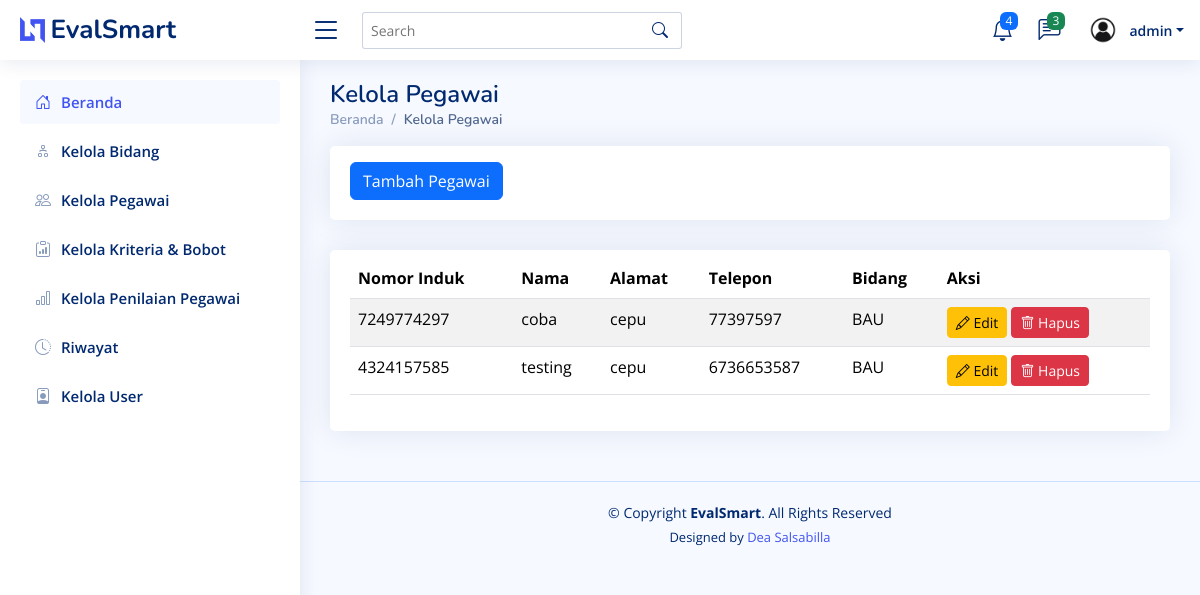
Page /pegawai/ (signed in) on the committed database.
### testing/models.py (models this page shows, shortened)
class Pegawai(models.Model):
    id = models.AutoField(primary_key=True)  # ID otomatis
    nomor_induk = models.CharField(max_length=20, unique=True)  # Nomor induk pegawai
    nama = models.CharField(max_length=100)  # Nama pegawai
    alamat = models.TextField()  # Alamat pegawai
    no_telp = models.CharField(max_length=15)  # Nomor telepon pegawai
    bidang = models.ForeignKey(Bidang, on_delete=models.CASCADE)  # Relasi ke tabel Bidang
    class Meta:
        verbose_name_plural = "Pegawai"
        ordering = ['nama']

class Bidang(models.Model):
    id = models.AutoField(primary_key=True)
    nama = models.CharField(max_length=255)
    def __str__(self):  # Nama method harus __str__ (dua garis bawah di kiri dan kanan)
        return self.nama
    class Meta:
        verbose_name_plural = "Bidang"
        ordering = ['id']

### testing/views.py (the view)
# urls.py: path("pegawai/", views.pegawai, name="pegawai"),
def pegawai(request):
    pegawais = Pegawai.objects.all()
    return render(request, 'pegawai.html', {'pegawais' : pegawais})

### testing/templates/pegawai.html (shortened to what this page needs)
<!DOCTYPE html>
<html lang="en">
  <head>
    {% load static %}
    <link href="{% static 'assets/vendor/bootstrap/css/bootstrap.min.css' %}" rel="stylesheet" />
    <link href="{% static 'assets/vendor/bootstrap-icons/bootstrap-icons.css' %}" rel="stylesheet" />
    <link href="{% static 'assets/vendor/boxicons/css/boxicons.min.css' %}" rel="stylesheet" />
    <link href="{% static 'assets/vendor/quill/quill.snow.css' %}" rel="stylesheet" />
    <link href="{% static 'assets/vendor/quill/quill.bubble.css' %}" rel="stylesheet" />
    <link href="{% static 'assets/vendor/remixicon/remixicon.css' %}" rel="stylesheet" />
    <link href="{% static 'assets/vendor/simple-datatables/style.css' %}" rel="stylesheet" />
    <link href="{% static 'assets/css/style.css' %}" rel="stylesheet" />
  </head>
  <body>
    {% include 'partials/header.html' %}
    {% include 'partials/sidebar.html' %}
    <main id="main" class="main">
      <div class="pagetitle">
        <h1>Kelola Pegawai</h1>
        <nav>
          <ol class="breadcrumb">
            <li class="breadcrumb-item">
              <a href="{% url 'home' %}">Beranda</a>
            </li>
            <li class="breadcrumb-item active">Kelola Pegawai</li>
          </ol>
        </nav>
      </div>
      <div class="row">
        <div class="col-lg-12">
          <div class="card">
            <div class="card-body">
              <button class="btn btn-primary mt-3"><a href="{% url 'tambah_pegawai' %}" style="color: white; text-decoration: none;">Tambah Pegawai</a></button>
            </div>
          </div>
        </div>
      </div>
      <section class="section">
        <div class="row">
          <div class="col-lg-12">
            <div class="card">
              <div class="card-body">
                <table class="table table-striped mt-2">
                  <thead>
                    <tr>
                      <th scope="col">Nomor Induk</th>
                      <th scope="col">Nama</th>
                      <th scope="col">Alamat</th>
                      <th scope="col">Telepon</th>
                      <th scope="col">Bidang</th>
                      <th scope="col">Aksi</th>
                    </tr>
                  </thead>
                  <tbody>
                    <tr>
                      {% for pegawai in pegawais %}
                      <td>{{ pegawai.nomor_induk }}</td>
                      <td>{{ pegawai.nama }}</td>
                      <td>{{ pegawai.alamat }}</td>
                      <td>{{ pegawai.no_telp }}</td>
                      <td>{{ pegawai.bidang }}</td>
                      <td>
                        <a href="{% url 'edit_pegawai' pegawai.id %}" class="btn btn-warning btn-sm"><i class="bi bi-pencil"></i> Edit</a>
                        <form action="{% url 'delete_pegawai' pegawai.id %}" method="post" style="display:inline;">
                          <button type="submit" class="btn btn-danger btn-sm" onclick="return confirm('Apakah Anda yakin ingin menghapus data ini?');"><i class="bi bi-trash"></i> Hapus</button>
                        </form>
                      </td>
                    </tr>
                  {% empty %}
                    <tr>
                      <td colspan="6" class="text-center">Tidak ada data</td>
                    </tr>
                  {% endfor %}
                  </tbody>
                </table>
              </div>
            </div>
          </div>
        </div>
      </section>
    </main>
    {% include 'partials/footer.html' %}
  </body>
</html>

### testing/templates/partials/header.html (shortened to what this page needs)
{% load static %}
<header id="header" class="header fixed-top d-flex align-items-center">
    <div class="d-flex align-items-center justify-content-between">
      <a href="index.html" class="logo d-flex align-items-center">
        <img src="assets/img/logo.png" alt="" />
        <span class="d-none d-lg-block">EvalSmart</span>
      </a>
      <i class="bi bi-list toggle-sidebar-btn"></i>
    </div>
    <div class="search-bar">
      <form class="search-form d-flex align-items-center" method="POST" action="#">
        <input type="text" name="query" placeholder="Search" title="Enter search keyword" />
        <button type="submit" title="Search"><i class="bi bi-search"></i></button>
      </form>
    </div>
    <nav class="header-nav ms-auto">
      <ul class="d-flex align-items-center">
        <li class="nav-item dropdown">
          <a class="nav-link nav-icon" href="#" data-bs-toggle="dropdown">
            <i class="bi bi-bell"></i>
            <span class="badge bg-primary badge-number">4</span>
          </a>
        </li>
        <li class="nav-item dropdown">
          <a class="nav-link nav-icon" href="#" data-bs-toggle="dropdown">
            <i class="bi bi-chat-left-text"></i>
            <span class="badge bg-success badge-number">3</span>
          </a>
        </li>
        <li class="nav-item dropdown pe-3">
          <a class="nav-link nav-profile d-flex align-items-center pe-0" href="#" data-bs-toggle="dropdown">
            <img src="{% static 'assets/img/user.jpg' %}" alt="Profile" class="rounded-circle" />
            <span class="d-none d-md-block dropdown-toggle ps-2">{{ request.user.username }}</span>
          </a>
        </li>
      </ul>
    </nav>
  </header>

### testing/static/assets/css/style.css (style rules this page uses)
:root { scroll-behavior: smooth; }
body { font-family: "Open Sans", sans-serif; background: #f6f9ff; color: #444444; }
a { color: #4154f1; text-decoration: none; }
h1, h2, h3, h4, h5, h6 { font-family: "Nunito", sans-serif; }
#main { margin-top: 60px; padding: 20px 30px; transition: all 0.3s; }
.pagetitle { margin-bottom: 10px; }
.pagetitle h1 { font-size: 24px; margin-bottom: 0; font-weight: 600; color: #012970; }
.card { margin-bottom: 30px; border: none; border-radius: 5px; box-shadow: 0px 0 30px rgba(1, 41, 112, 0.1); }
.card-body { padding: 0 20px 20px 20px; }
.breadcrumb { font-size: 14px; font-family: "Nunito", sans-serif; color: #899bbd; font-weight: 600; }
.breadcrumb a { color: #899bbd; transition: 0.3s; }
.breadcrumb .breadcrumb-item::before { color: #899bbd; }
.breadcrumb .active { color: #51678f; font-weight: 600; }
.logo { line-height: 1; }
@media (min-width: 1200px) { .logo { width: 280px; } }
.logo img { max-height: 26px; margin-right: 6px; }
.logo span { font-size: 26px; font-weight: 700; color: #012970; font-family: "Nunito", sans-serif; }
.header { transition: all 0.5s; z-index: 997; height: 60px; box-shadow: 0px 2px 20px rgba(1, 41, 112, 0.1); background-color: #fff; padding-left: 20px; }
.header .toggle-sidebar-btn { font-size: 32px; padding-left: 10px; cursor: pointer; color: #012970; }
.header .search-bar { min-width: 360px; padding: 0 20px; }
.header .search-form { width: 100%; }
.header .search-form input { border: 0; font-size: 14px; color: #012970; border: 1px solid rgba(1, 41, 112, 0.2); padding: 7px 38px 7px 8px; border-radius: 3px; transition: 0.3s; width: 100%; }
.header .search-form button { border: 0; padding: 0; margin-left: -30px; background: none; }
.header .search-form button i { color: #012970; }
.header-nav ul { list-style: none; }
.header-nav>ul { margin: 0; padding: 0; }
.header-nav .nav-icon { font-size: 22px; color: #012970; margin-right: 25px; position: relative; }
.header-nav .nav-profile { color: #012970; }
.header-nav .nav-profile img { max-height: 36px; }
.header-nav .nav-profile span { font-size: 14px; font-weight: 600; }
.header-nav .badge-number { position: absolute; inset: -2px -5px auto auto; font-weight: normal; font-size: 12px; padding: 3px 6px; }
@media (min-width: 1200px) { #main, #footer { margin-left: 300px; } }

### rows in the picture
Pegawai: nomor_induk "7249774297", nama "coba", alamat "cepu", no_telp "77397597", bidang "BAU"
Pegawai: nomor_induk "4324157585", nama "testing", alamat "cepu", no_telp "6736653587", bidang "BAU"

### other values in the picture
{{ request.user.username }} "admin"
